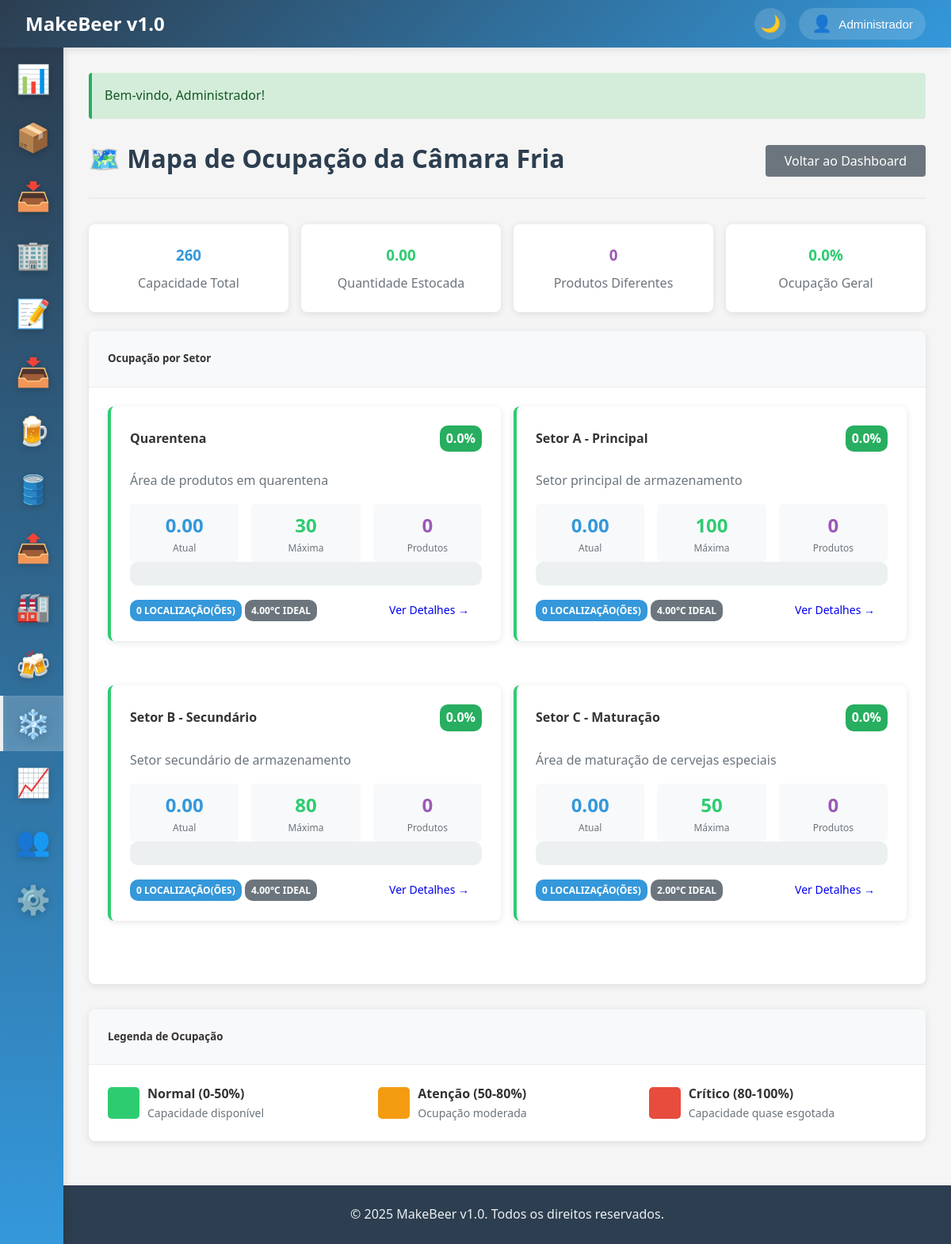
The page /camarafria/mapaOcupacao (signed in) on the database its author committed.
### tables this page shows
CREATE TABLE IF NOT EXISTS camarafria_setores (
    id INT AUTO_INCREMENT PRIMARY KEY,
    nome VARCHAR(100) NOT NULL,
    descricao TEXT,
    capacidade_maxima INT DEFAULT 0 COMMENT 'Capacidade máxima em unidades',
    temperatura_ideal DECIMAL(5,2) COMMENT 'Temperatura ideal em Celsius',
    ativo TINYINT(1) DEFAULT 1,
    created_at TIMESTAMP DEFAULT CURRENT_TIMESTAMP,
    updated_at TIMESTAMP DEFAULT CURRENT_TIMESTAMP ON UPDATE CURRENT_TIMESTAMP,
    INDEX idx_ativo (ativo),
    INDEX idx_nome (nome)
);

### app/controllers/BaseController.php (called while the page is built, shortened)
<?php
class BaseController {
    protected function view($view, $data = []) {
        extract($data);
        $viewPath = __DIR__ . '/../views/' . $view . '.php';
        require_once $viewPath;
    }
}
?>

### app/controllers/CamarafriaController.php (called while the page is built, shortened)
<?php
require_once 'BaseController.php';
class CamarafriaController extends BaseController {
    private $setorModel;
    public function __construct() {
        $this->setorModel = new CamaraFriaSetor();
    }
    public function mapaOcupacao() {
        $setores = $this->setorModel->getAllComEstatisticas();
        $estatisticasGerais = $this->setorModel->getEstatisticasGerais();
        $this->view('camarafria/relatorios/mapa', [
            'setores' => $setores,
            'estatisticas' => $estatisticasGerais
        ]);
    }
}
?>

### app/config/database.php (called while the page is built, shortened)
<?php
class Database {
    private static $instance = null;
    private $connection;
    private function __construct() {
        try {
            $dsn = "mysql:host=" . DB_HOST . ";dbname=" . DB_NAME . ";charset=" . DB_CHARSET;
            $options = [
                PDO::ATTR_ERRMODE => PDO::ERRMODE_EXCEPTION,
                PDO::ATTR_DEFAULT_FETCH_MODE => PDO::FETCH_ASSOC,
                PDO::ATTR_EMULATE_PREPARES => false,
            ];
            $this->connection = new PDO($dsn, DB_USER, DB_PASS, $options);
        } catch (PDOException $e) {
            die("Erro na conexão com o banco de dados: " . $e->getMessage());
        }
    }
    public static function getInstance() {
        if (self::$instance === null) {
            self::$instance = new self();
        }
        return self::$instance;
    }
    public function query($sql, $params = []) {
        try {
            $stmt = $this->connection->prepare($sql);
            $stmt->execute($params);
            return $stmt;
        } catch (PDOException $e) {
            error_log("Erro na query: " . $e->getMessage());
            throw $e;
        }
    }
    public function fetchOne($sql, $params = []) {
        $stmt = $this->query($sql, $params);
        return $stmt->fetch();
    }
    public function fetchAll($sql, $params = []) {
        $stmt = $this->query($sql, $params);
        return $stmt->fetchAll();
    }
}
?>

### app/models/CamaraFriaSetor.php (called while the page is built, shortened)
<?php
require_once 'BaseModel.php';
class CamaraFriaSetor extends BaseModel {
    protected $table = 'camarafria_setores';
    public function getAllComEstatisticas() {
        $sql = "SELECT
                s.*,
                COUNT(DISTINCT el.id) as total_localizacoes,
                COALESCE(SUM(el.quantidade), 0) as quantidade_total,
                COUNT(DISTINCT el.produto_id) as produtos_diferentes,
                ROUND((COALESCE(SUM(el.quantidade), 0) / NULLIF(s.capacidade_maxima, 0) * 100), 2) as percentual_ocupacao
                FROM {$this->table} s
                LEFT JOIN estoque_localizacao el ON s.id = el.setor_id AND el.status = 'disponivel'
                WHERE s.ativo = 1
                GROUP BY s.id
                ORDER BY s.nome";
        return $this->db->fetchAll($sql);
    }
    public function getEstatisticasGerais() {
        $sql = "SELECT
                COUNT(DISTINCT s.id) as total_setores,
                SUM(s.capacidade_maxima) as capacidade_total,
                COUNT(DISTINCT el.produto_id) as produtos_estocados,
                COALESCE(SUM(el.quantidade), 0) as quantidade_total_estocada,
                ROUND((COALESCE(SUM(el.quantidade), 0) / NULLIF(SUM(s.capacidade_maxima), 0) * 100), 2) as ocupacao_geral
                FROM {$this->table} s
                LEFT JOIN estoque_localizacao el ON s.id = el.setor_id AND el.status = 'disponivel'
                WHERE s.ativo = 1";
        return $this->db->fetchOne($sql);
    }
}
?>

### app/models/BaseModel.php (called while the page is built, shortened)
<?php
abstract class BaseModel {
    public function __construct() {
        $this->db = Database::getInstance();
    }
}
?>

### app/views/camarafria/relatorios/mapa.php (the view, shortened to what this page needs)
<?php
include 'app/views/layouts/header.php';
?>
<div class="page-header d-flex justify-content-between align-items-center">
    <h1 class="page-title">🗺️ Mapa de Ocupação da Câmara Fria</h1>
    <div>
        <a href="/camarafria" class="btn btn-secondary">
            Voltar ao Dashboard
        </a>
    </div>
</div>
<div class="row mb-4">
    <div class="col col-3">
        <div class="card">
            <div class="card-body text-center">
                <h3 style="color: #3498db; margin-bottom: 0.5rem;"><?= $estatisticas['capacidade_total'] ?? 0 ?></h3>
                <p style="margin: 0; color: #6c757d;">Capacidade Total</p>
            </div>
        </div>
    </div>
    <div class="col col-3">
        <div class="card">
            <div class="card-body text-center">
                <h3 style="color: #2ecc71; margin-bottom: 0.5rem;"><?= $estatisticas['quantidade_total_estocada'] ?? 0 ?></h3>
                <p style="margin: 0; color: #6c757d;">Quantidade Estocada</p>
            </div>
        </div>
    </div>
    <div class="col col-3">
        <div class="card">
            <div class="card-body text-center">
                <h3 style="color: #9b59b6; margin-bottom: 0.5rem;"><?= $estatisticas['produtos_estocados'] ?? 0 ?></h3>
                <p style="margin: 0; color: #6c757d;">Produtos Diferentes</p>
            </div>
        </div>
    </div>
    <div class="col col-3">
        <div class="card">
            <div class="card-body text-center">
                <h3 style="color: <?= ($estatisticas['ocupacao_geral'] ?? 0) > 80 ? '#e74c3c' : (($estatisticas['ocupacao_geral'] ?? 0) > 50 ? '#f39c12' : '#2ecc71') ?>; margin-bottom: 0.5rem;">
                    <?= number_format($estatisticas['ocupacao_geral'] ?? 0, 1) ?>%
                </h3>
                <p style="margin: 0; color: #6c757d;">Ocupação Geral</p>
            </div>
        </div>
    </div>
</div>
<div class="card mb-4">
    <div class="card-header">
        <h5 style="margin: 0;">Ocupação por Setor</h5>
    </div>
    <div class="card-body">
        <?php if (empty($setores)): ?>
            <div class="alert alert-info">Nenhum setor cadastrado</div>
        <?php else: ?>
            <div class="row">
                <?php foreach ($setores as $setor): ?>
                    <?php
                        $ocupacao = $setor['percentual_ocupacao'] ?? 0;
                        $cor = $ocupacao > 80 ? '#e74c3c' : ($ocupacao > 50 ? '#f39c12' : '#2ecc71');
                        $corTexto = $ocupacao > 80 ? 'danger' : ($ocupacao > 50 ? 'warning' : 'success');
                    ?>
                    <div class="col col-6 mb-4">
                        <div class="card" style="border-left: 4px solid <?= $cor ?>;">
                            <div class="card-body">
                                <div class="d-flex justify-content-between align-items-center mb-3">
                                    <h4 style="margin: 0;"><?= htmlspecialchars($setor['nome']) ?></h4>
                                    <span class="badge badge-<?= $corTexto ?>" style="font-size: 1rem;">
                                        <?= number_format($ocupacao, 1) ?>%
                                    </span>
                                </div>
                                <?php if ($setor['descricao']): ?>
                                    <p style="color: #6c757d; margin-bottom: 1rem;"><?= htmlspecialchars($setor['descricao']) ?></p>
                                <?php endif; ?>
                                <div class="row mb-3">
                                    <div class="col col-4">
                                        <div style="text-align: center; padding: 0.5rem; background: #f8f9fa; border-radius: 5px;">
                                            <div style="font-size: 1.5rem; font-weight: bold; color: #3498db;">
                                                <?= $setor['quantidade_total'] ?>
                                            </div>
                                            <div style="font-size: 0.75rem; color: #6c757d;">Atual</div>
                                        </div>
                                    </div>
                                    <div class="col col-4">
                                        <div style="text-align: center; padding: 0.5rem; background: #f8f9fa; border-radius: 5px;">
                                            <div style="font-size: 1.5rem; font-weight: bold; color: #2ecc71;">
                                                <?= $setor['capacidade_maxima'] ?>
                                            </div>
                                            <div style="font-size: 0.75rem; color: #6c757d;">Máxima</div>
                                        </div>
                                    </div>
                                    <div class="col col-4">
                                        <div style="text-align: center; padding: 0.5rem; background: #f8f9fa; border-radius: 5px;">
                                            <div style="font-size: 1.5rem; font-weight: bold; color: #9b59b6;">
                                                <?= $setor['produtos_diferentes'] ?>
                                            </div>
                                            <div style="font-size: 0.75rem; color: #6c757d;">Produtos</div>
                                        </div>
                                    </div>
                                </div>
                                <div style="background: #ecf0f1; border-radius: 10px; height: 30px; position: relative; overflow: hidden; margin-bottom: 1rem;">
                                </div>
                                <div class="d-flex justify-content-between align-items-center">
                                    <div>
                                        <span class="badge badge-info"><?= $setor['total_localizacoes'] ?> localização(ões)</span>
                                        <?php if ($setor['temperatura_ideal']): ?>
                                            <span class="badge badge-secondary"><?= $setor['temperatura_ideal'] ?>°C ideal</span>
                                        <?php endif; ?>
                                    </div>
                                    <a href="/camarafria/verSetor?id=<?= $setor['id'] ?>" class="btn btn-outline-primary btn-sm">
                                        Ver Detalhes →
                                    </a>
                                </div>
                            </div>
                        </div>
                    </div>
                <?php endforeach; ?>
            </div>
        <?php endif; ?>
    </div>
</div>
<div class="card">
    <div class="card-header">
        <h5 style="margin: 0;">Legenda de Ocupação</h5>
    </div>
    <div class="card-body">
        <div class="row">
            <div class="col col-4">
                <div style="display: flex; align-items: center; gap: 10px;">
                    <div style="width: 40px; height: 40px; background: #2ecc71; border-radius: 5px;"></div>
                    <div>
                        <strong>Normal (0-50%)</strong>
                        <div style="font-size: 0.875rem; color: #6c757d;">Capacidade disponível</div>
                    </div>
                </div>
            </div>
            <div class="col col-4">
                <div style="display: flex; align-items: center; gap: 10px;">
                    <div style="width: 40px; height: 40px; background: #f39c12; border-radius: 5px;"></div>
                    <div>
                        <strong>Atenção (50-80%)</strong>
                        <div style="font-size: 0.875rem; color: #6c757d;">Ocupação moderada</div>
                    </div>
                </div>
            </div>
            <div class="col col-4">
                <div style="display: flex; align-items: center; gap: 10px;">
                    <div style="width: 40px; height: 40px; background: #e74c3c; border-radius: 5px;"></div>
                    <div>
                        <strong>Crítico (80-100%)</strong>
                        <div style="font-size: 0.875rem; color: #6c757d;">Capacidade quase esgotada</div>
                    </div>
                </div>
            </div>
        </div>
    </div>
</div>
<?php include 'app/views/layouts/footer.php'; ?>

### public/css/style.css (style rules this page uses)
* { margin: 0; padding: 0; box-sizing: border-box; }
body { font-family: 'Segoe UI', Tahoma, Geneva, Verdana, sans-serif; background-color: #f5f5f5; color: #333; line-height: 1.6; overflow-x: hidden; }
.page-header { margin-bottom: 2rem; padding-bottom: 1rem; border-bottom: 2px solid #e9ecef; }
.page-title { font-size: 2rem; color: #2c3e50; margin-bottom: 0.5rem; }
.card { background: white; border-radius: 8px; box-shadow: 0 2px 10px rgba(0, 0, 0, 0.1); margin-bottom: 1.5rem; overflow: hidden; }
.card-header { padding: 1.5rem; background: #f8f9fa; border-bottom: 1px solid #e9ecef; }
.card-body { padding: 1.5rem; }
.btn { display: inline-block; padding: 0.75rem 1.5rem; border: none; border-radius: 4px; font-size: 1rem; font-weight: 500; text-decoration: none; text-align: center; cursor: pointer; transition: all 0.3s ease; line-height: 1; }
.btn-secondary { background: #6c757d; color: white; }
.btn-sm { padding: 0.5rem 1rem; font-size: 0.875rem; }
.badge { display: inline-block; padding: 0.25rem 0.5rem; font-size: 0.75rem; font-weight: 600; border-radius: 10px; text-transform: uppercase; }
.badge-success { background: #27ae60; color: white; }
.badge-info { background: #3498db; color: white; }
.badge-secondary { background: #6c757d; color: white; }
.text-center { text-align: center; }
.mb-3 { margin-bottom: 1.5rem; }
.mb-4 { margin-bottom: 2rem; }
.d-flex { display: flex; }
.justify-content-between { justify-content: space-between; }
.align-items-center { align-items: center; }
.row { display: flex; flex-wrap: wrap; margin: 0 -0.5rem; }
.col { flex: 1; padding: 0 0.5rem; }
.col-3 { flex: 0 0 25%; max-width: 25%; }
.col-4 { flex: 0 0 33.333333%; max-width: 33.333333%; }
.col-6 { flex: 0 0 50%; max-width: 50%; }

### rows shown on the page
camarafria_setores: nome "Quarentena", ocupacao "0.0", descricao "Área de produtos em quarentena", quantidade_total "0.00", capacidade_maxima "30", produtos_diferentes "0", total_localizacoes "0", temperatura_ideal "4.00"
camarafria_setores: nome "Setor A - Principal", ocupacao "0.0", descricao "Setor principal de armazenamento", quantidade_total "0.00", capacidade_maxima "100", produtos_diferentes "0", total_localizacoes "0", temperatura_ideal "4.00"
camarafria_setores: nome "Setor B - Secundário", ocupacao "0.0", descricao "Setor secundário de armazenamento", quantidade_total "0.00", capacidade_maxima "80", produtos_diferentes "0", total_localizacoes "0", temperatura_ideal "4.00"
camarafria_setores: nome "Setor C - Maturação", ocupacao "0.0", descricao "Área de maturação de cervejas especiais", quantidade_total "0.00", capacidade_maxima "50", produtos_diferentes "0", total_localizacoes "0", temperatura_ideal "2.00"

### other values the page prints
APP_NAME "MakeBeer v1.0"
$user['nome'] "Administrador"
$message "Bem-vindo, Administrador!"
$estatisticas['capacidade_total'] "260"
$estatisticas['quantidade_total_estocada'] "0.00"
$estatisticas['produtos_estocados'] "0"
$estatisticas['ocupacao_geral'] "0.0"
